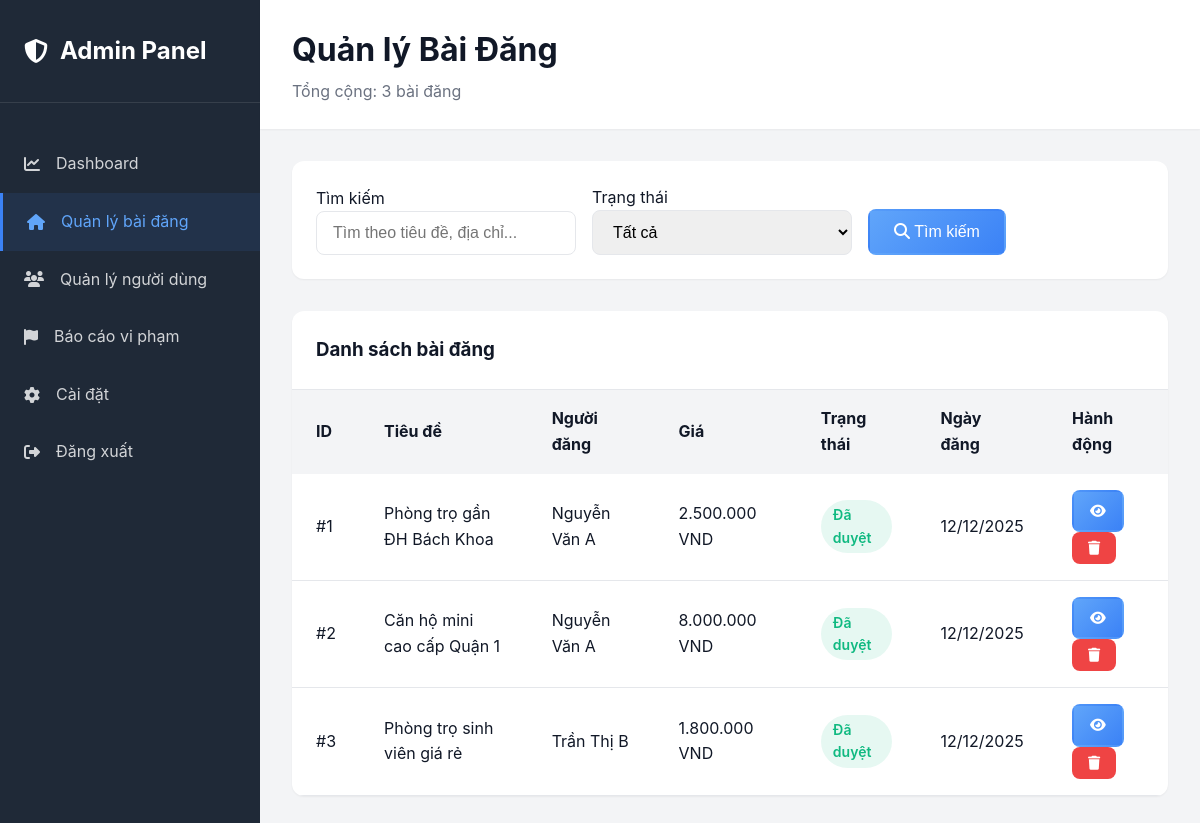
Before: /Views/admin/posts.php (signed in) with the older database file.
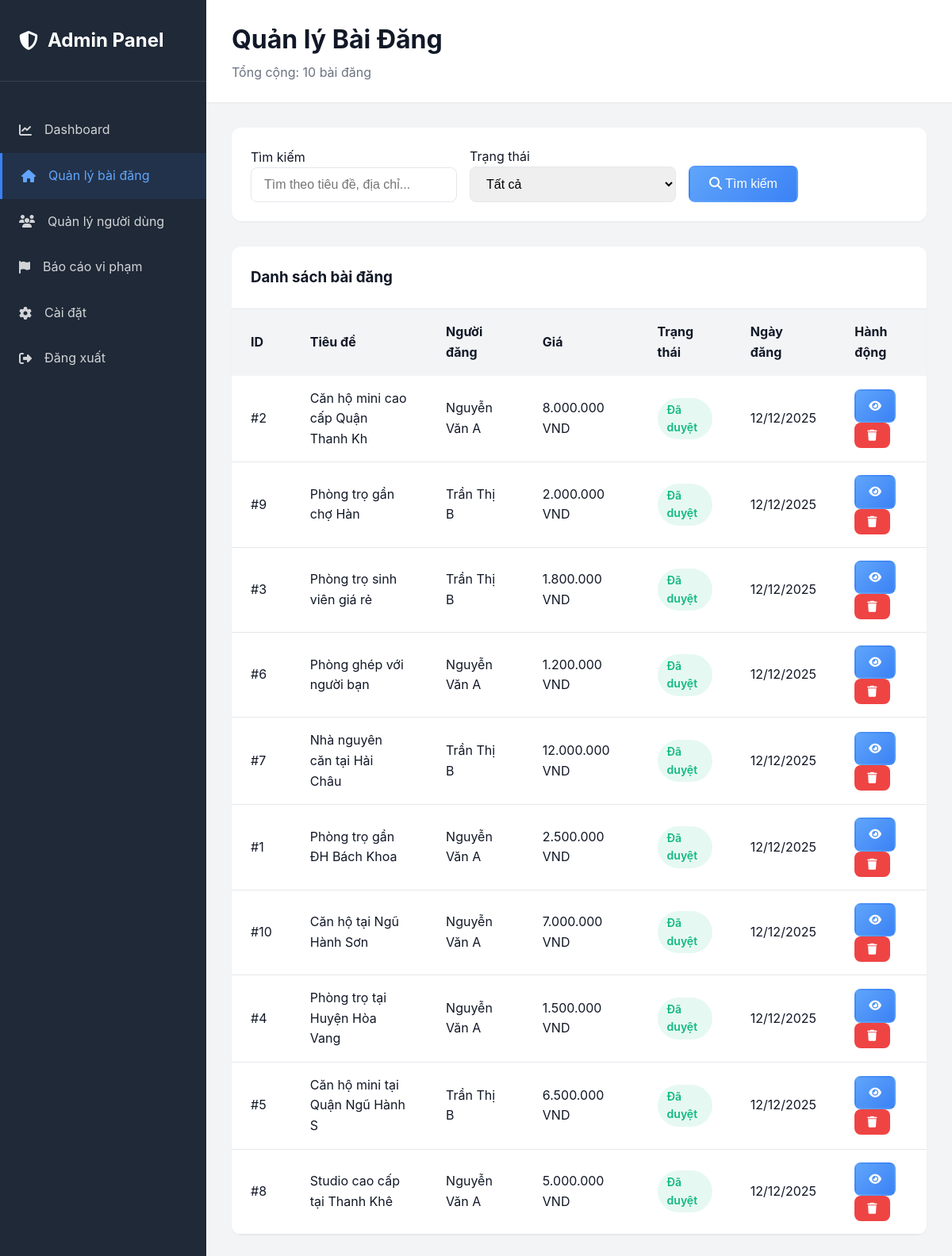
After: the same page with the newer database file.
### tables this page shows
CREATE TABLE posts (
    id INT AUTO_INCREMENT PRIMARY KEY,
    user_id INT NOT NULL,
    category_id INT NOT NULL,
    title VARCHAR(255) NOT NULL,
    description TEXT NOT NULL,
    address VARCHAR(255) NOT NULL,
    district VARCHAR(100),
    city VARCHAR(100),
    price DECIMAL(10, 2) NOT NULL,
    area DECIMAL(10, 2),
    room_type ENUM('single', 'shared', 'apartment', 'house') DEFAULT 'single',
    room_status ENUM('available', 'unavailable') DEFAULT 'available',
    max_people INT DEFAULT 1,
    gender ENUM('male', 'female', 'any') DEFAULT 'any',
    amenities TEXT,
    utilities TEXT,
    rules TEXT,
    available_from DATE,
    deposit_amount DECIMAL(10, 2),
    electric_price DECIMAL(10, 2),
    water_price DECIMAL(10, 2),
    status ENUM('pending', 'approved', 'rejected', 'rented') DEFAULT 'pending',
    is_featured BOOLEAN DEFAULT FALSE,
    views INT DEFAULT 0,
    created_at TIMESTAMP DEFAULT CURRENT_TIMESTAMP,
    updated_at TIMESTAMP DEFAULT CURRENT_TIMESTAMP ON UPDATE CURRENT_TIMESTAMP,
    FOREIGN KEY (user_id) REFERENCES users(id) ON DELETE CASCADE,
    FOREIGN KEY (category_id) REFERENCES categories(id) ON DELETE CASCADE,
    INDEX idx_status (status),
    INDEX idx_room_status (room_status),
    INDEX idx_user_id (user_id),
    INDEX idx_category_id (category_id),
    INDEX idx_city_district (city, district),
    INDEX idx_price (price),
    INDEX idx_created_at (created_at)
);

CREATE TABLE users (
    id INT AUTO_INCREMENT PRIMARY KEY,
    username VARCHAR(50) UNIQUE NOT NULL,
    email VARCHAR(100) UNIQUE NOT NULL,
    password VARCHAR(255) NOT NULL,
    full_name VARCHAR(100) NOT NULL,
    phone VARCHAR(20),
    avatar VARCHAR(255),
    bio TEXT,
    role ENUM('admin', 'landlord', 'tenant') NOT NULL DEFAULT 'tenant',
    status ENUM('active', 'inactive', 'banned') DEFAULT 'active',
    created_at TIMESTAMP DEFAULT CURRENT_TIMESTAMP,
    updated_at TIMESTAMP DEFAULT CURRENT_TIMESTAMP ON UPDATE CURRENT_TIMESTAMP,
    INDEX idx_role (role),
    INDEX idx_status (status),
    INDEX idx_email (email)
);

### config.php (called while the page is built, shortened)
<?php
function sanitize($data) {
    return trim($data);
}
?>

### Views/admin/posts.php (the view, shortened to what this page needs)
<?php
require_once __DIR__ . '/../../config.php';
$conn = getDB();
$search = sanitize($_GET['search'] ?? '');
$page = isset($_GET['page']) ? max(1, (int)$_GET['page']) : 1;
$per_page = 10;
$posts = [];
$total_posts = 0;
try {
    $query = "SELECT p.id, p.title, p.address, p.price, p.status, p.created_at, u.full_name
              FROM posts p
              JOIN users u ON p.user_id = u.id
              WHERE 1=1";
    $params = [];
    $count_query = str_replace("SELECT p.id, p.title, p.address, p.price, p.status, p.created_at, u.full_name", "SELECT COUNT(*) as cnt", $query);
    $count_stmt = $conn->prepare($count_query);
    $count_stmt->execute($params);
    $count_result = $count_stmt->fetch(PDO::FETCH_ASSOC);
    $total_posts = $count_result['cnt'] ?? 0;
    $query .= " ORDER BY p.created_at DESC LIMIT ? OFFSET ?";
    $params[] = $per_page;
    $params[] = ($page - 1) * $per_page;
    $stmt = $conn->prepare($query);
    $stmt->execute($params);
    $posts = $stmt->fetchAll(PDO::FETCH_ASSOC);
} catch (PDOException $e) {
    error_log("Error: " . $e->getMessage());
}
?>
<!DOCTYPE html>
<html lang="vi">
<head>
    <link rel="stylesheet" href="../../assets/css/style.css">
    <link rel="stylesheet" href="https://cdnjs.cloudflare.com/ajax/libs/font-awesome/6.4.0/css/all.min.css">
</head>
<body>
    <div class="admin-layout">
        <aside class="admin-sidebar">
            <div class="admin-logo">
                <h2><i class="fas fa-shield-alt"></i> Admin Panel</h2>
            </div>
            <ul class="admin-menu">
                <li><a href="dashboard.php"><i class="fas fa-chart-line"></i> Dashboard</a></li>
                <li><a href="posts.php" class="active"><i class="fas fa-home"></i> Quản lý bài đăng</a></li>
                <li><a href="users.php"><i class="fas fa-users"></i> Quản lý người dùng</a></li>
                <li><a href="reports.php"><i class="fas fa-flag"></i> Báo cáo vi phạm</a></li>
                <li><a href="settings.php"><i class="fas fa-cog"></i> Cài đặt</a></li>
                <li><a href="../../Controllers/AuthController.php?action=logout"><i class="fas fa-sign-out-alt"></i> Đăng xuất</a></li>
            </ul>
        </aside>
        <main class="admin-main">
            <div class="admin-header">
                <div>
                    <h1>Quản lý Bài Đăng</h1>
                    <p style="color: var(--text-secondary); margin-top: 0.25rem;">Tổng cộng: <?php echo $total_posts; ?> bài đăng</p>
                </div>
            </div>
            <div class="admin-content">
                <div class="filter-box">
                    <form method="GET" style="display: contents;">
                        <div>
                            <label>Tìm kiếm</label>
                            <input type="text" name="search" class="form-control" placeholder="Tìm theo tiêu đề, địa chỉ..." value="<?php echo htmlspecialchars($search); ?>">
                        </div>
                        <div>
                            <label>Trạng thái</label>
                            <select name="status" class="form-control">
                                <option value="">Tất cả</option>
                            </select>
                        </div>
                        <div>
                            <button type="submit" class="btn btn-primary">
                                <i class="fas fa-search"></i> Tìm kiếm
                            </button>
                        </div>
                    </form>
                </div>
                <div class="data-table">
                    <div class="table-header">
                        <h3>Danh sách bài đăng</h3>
                    </div>
                    <table>
                        <thead>
                            <tr>
                                <th>ID</th>
                                <th>Tiêu đề</th>
                                <th>Người đăng</th>
                                <th>Giá</th>
                                <th>Trạng thái</th>
                                <th>Ngày đăng</th>
                                <th>Hành động</th>
                            </tr>
                        </thead>
                        <tbody>
                            <?php if (!empty($posts)): ?>
                                <?php foreach ($posts as $post): ?>
                                <tr>
                                    <td>#<?php echo htmlspecialchars($post['id']); ?></td>
                                    <td><?php echo htmlspecialchars(substr($post['title'], 0, 40)); ?></td>
                                    <td><?php echo htmlspecialchars($post['full_name']); ?></td>
                                    <td><?php echo number_format($post['price'], 0, ',', '.'); ?> VND</td>
                                    <td>
                                        <span class="badge badge-<?php echo $post['status']; ?>">
                                            <?php
                                            $status_labels = [
                                                'pending' => 'Chờ duyệt',
                                                'approved' => 'Đã duyệt',
                                                'rejected' => 'Từ chối'
                                            ];
                                            echo $status_labels[$post['status']] ?? $post['status'];
                                            ?>
                                        </span>
                                    </td>
                                    <td><?php echo date('d/m/Y', strtotime($post['created_at'])); ?></td>
                                    <td>
                                        <a href="../../Views/posts/detail.php?id=<?php echo $post['id']; ?>" class="btn btn-sm btn-outline">
                                            <i class="fas fa-eye"></i>
                                        </a>
                                        <form method="POST" style="display: inline;" onsubmit="return confirm('Xác nhận xóa bài đăng này?');">
                                            <button type="submit" class="btn btn-sm btn-danger">
                                                <i class="fas fa-trash"></i>
                                            </button>
                                        </form>
                                    </td>
                                </tr>
                                <?php endforeach; ?>
                            <?php endif; ?>
                        </tbody>
                    </table>
                </div>
            </div>
        </main>
    </div>
</body>
</html>

### assets/css/style.css (style rules this page uses)
:root { --primary-color: #3b82f6; --primary-dark: #2563eb; --primary-light: #60a5fa; --primary-lighter: #dbeafe; --primary-lightest: #eff6ff; --secondary-color: #8b5cf6; --success-color: #10b981; --danger-color: #ef4444; --warning-color: #f59e0b; --info-color: #06b6d4; --dark-color: #1f2937; --light-color: #f3f4f6; --border-color: #e5e7eb; --text-primary: #111827; --text-secondary: #6b7280; --shadow-sm: 0 1px 2px 0 rgb(0 0 0 / 0.05); --shadow-md: 0 4px 6px -1px rgb(0 0 0 / 0.1); --shadow-lg: 0 10px 15px -3px rgb(0 0 0 / 0.1); --radius-sm: 0.375rem; --radius-md: 0.5rem; --radius-lg: 0.75rem; }
* { margin: 0; padding: 0; box-sizing: border-box; }
body { font-family: 'Inter', -apple-system, BlinkMacSystemFont, 'Segoe UI', Roboto, 'Helvetica Neue', Arial, sans-serif; color: var(--text-primary); background-color: #ffffff; background: linear-gradient(180deg, #ffffff 0%, var(--primary-lightest) 100%); line-height: 1.6; overflow-x: hidden; margin: 0; padding: 0; }
a { text-decoration: none; color: inherit; transition: all 0.3s ease; }
.btn { display: inline-block; padding: 0.75rem 1.5rem; font-size: 1rem; font-weight: 500; text-align: center; border: none; border-radius: var(--radius-md); cursor: pointer; transition: all 0.3s ease; text-decoration: none; }
.btn-primary { background: linear-gradient(135deg, #60a5fa, #3b82f6); color: white; border: 2px solid transparent; }
.btn-outline { background: linear-gradient(135deg, #60a5fa, #3b82f6); border: 2px solid transparent; color: white; transition: all 0.3s ease; }
.btn-danger { background-color: var(--danger-color); color: white; }
.btn-sm { padding: 0.5rem 1rem; font-size: 0.875rem; }
.form-control { width: 100%; padding: 0.75rem 1rem; font-size: 1rem; border: 1px solid var(--border-color); border-radius: var(--radius-md); transition: all 0.3s ease; }
select.form-control { cursor: pointer; }
.badge { display: inline-block; padding: 0.25rem 0.75rem; font-size: 0.875rem; font-weight: 500; border-radius: 9999px; }

### Views/admin/posts.php (style rules this page uses)
.admin-layout { display: grid; grid-template-columns: 260px 1fr; min-height: 100vh; }
.admin-sidebar { background: #1f2937; color: white; padding: 2rem 0; }
.admin-logo { padding: 0 1.5rem 2rem; border-bottom: 1px solid rgba(255, 255, 255, 0.1); margin-bottom: 2rem; }
.admin-logo h2 { color: white; display: flex; align-items: center; gap: 0.75rem; }
.admin-menu { list-style: none; }
.admin-menu li a { display: flex; align-items: center; gap: 1rem; padding: 1rem 1.5rem; color: rgba(255, 255, 255, 0.8); transition: all 0.3s ease; }
.admin-menu li a:hover, .admin-menu li a.active { background: rgba(59, 130, 246, 0.1); color: #60a5fa; border-left: 3px solid #3b82f6; }
.admin-main { background: #f3f4f6; }
.admin-header { background: white; padding: 1.5rem 2rem; box-shadow: var(--shadow-sm); display: flex; justify-content: space-between; align-items: center; }
.admin-content { padding: 2rem; }
.filter-box { background: white; padding: 1.5rem; border-radius: var(--radius-lg); margin-bottom: 2rem; box-shadow: var(--shadow-sm); display: grid; grid-template-columns: 1fr 1fr 1fr auto; gap: 1rem; align-items: end; }
.data-table { background: white; border-radius: var(--radius-lg); box-shadow: var(--shadow-sm); overflow: hidden; }
.table-header { padding: 1.5rem; border-bottom: 1px solid var(--border-color); }
table { width: 100%; border-collapse: collapse; }
thead { background: var(--light-color); }
th, td { padding: 1rem 1.5rem; text-align: left; }
tbody tr { border-bottom: 1px solid var(--border-color); }
.badge { padding: 0.25rem 0.75rem; border-radius: 9999px; font-size: 0.875rem; font-weight: 600; }
.badge-approved { background: rgba(16, 185, 129, 0.1); color: #10b981; }

Changed rows visible on the page:
changed posts id 2: title "Căn hộ mini cao cấp Quận 1" → "Căn hộ mini cao cấp Quận Thanh Kh"
added posts: id "9", title "Phòng trọ gần chợ Hàn", user.full_name "Trần Thị B", price "2.000.000", status "Đã duyệt", created_at "12/12/2025"
added posts: id "6", title "Phòng ghép với người bạn", user.full_name "Nguyễn Văn A", price "1.200.000", status "Đã duyệt", created_at "12/12/2025"
added posts: id "7", title "Nhà nguyên căn tại Hải Châu", user.full_name "Trần Thị B", price "12.000.000", status "Đã duyệt", created_at "12/12/2025"
changed posts "Phòng trọ gần ĐH Bách Khoa": moves down the list
added posts: id "10", title "Căn hộ tại Ngũ Hành Sơn", user.full_name "Nguyễn Văn A", price "7.000.000", status "Đã duyệt", created_at "12/12/2025"
added posts: id "4", title "Phòng trọ tại Huyện Hòa Vang", user.full_name "Nguyễn Văn A", price "1.500.000", status "Đã duyệt", created_at "12/12/2025"
added posts: id "5", title "Căn hộ mini tại Quận Ngũ Hành S", user.full_name "Trần Thị B", price "6.500.000", status "Đã duyệt", created_at "12/12/2025"
added posts: id "8", title "Studio cao cấp tại Thanh Khê", user.full_name "Nguyễn Văn A", price "5.000.000", status "Đã duyệt", created_at "12/12/2025"
Other visible differences:
$total_posts: "3" → "10"
